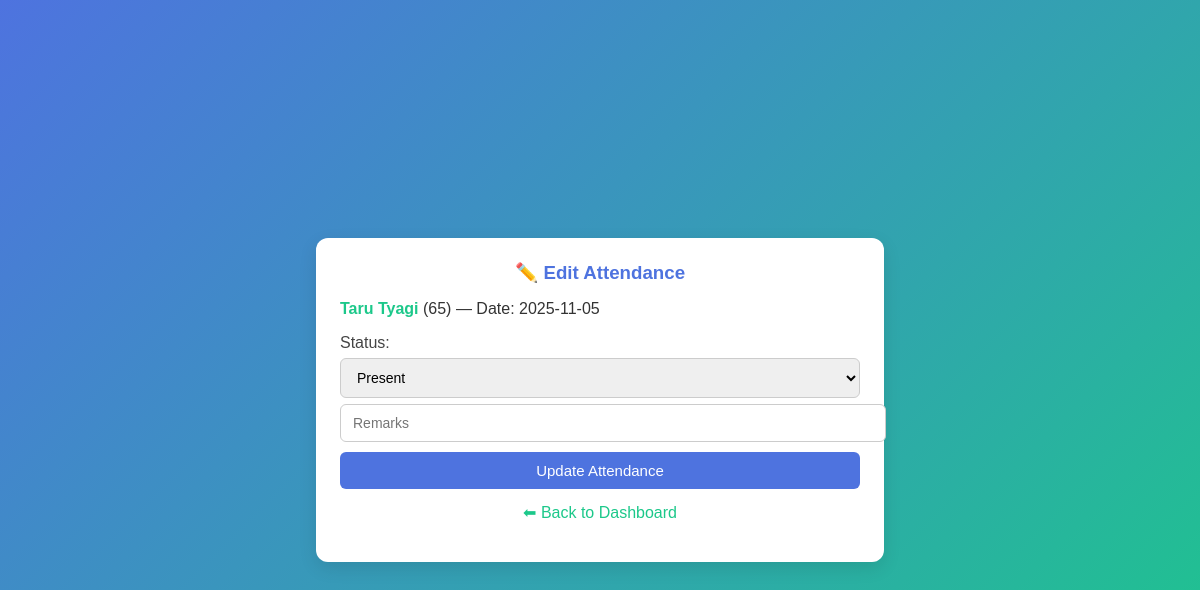
The page /edit_attendance/2 (signed in) on the database its author committed.
### tables this page shows
CREATE TABLE students (
        id INTEGER PRIMARY KEY AUTOINCREMENT,
        name TEXT NOT NULL,
        roll_no TEXT UNIQUE NOT NULL,
        course_id INTEGER,
        branch_id INTEGER,
        section_id INTEGER,
        FOREIGN KEY(course_id) REFERENCES courses(id),
        FOREIGN KEY(branch_id) REFERENCES branches(id),
        FOREIGN KEY(section_id) REFERENCES sections(id)
    );

CREATE TABLE attendance (
        id INTEGER PRIMARY KEY AUTOINCREMENT,
        student_id INTEGER NOT NULL,
        date TEXT NOT NULL,
        status TEXT CHECK(status IN ('Present','Absent','Late')) NOT NULL,
        remarks TEXT,
        FOREIGN KEY(student_id) REFERENCES students(id)
    );

### attendance.py (the view, shortened to what this page needs)
@attendance_bp.route("/edit_attendance/<int:att_id>", methods=["GET","POST"])
def edit_attendance(att_id):
    if not teacher_required():
        flash("Teacher login required.")
        return redirect(url_for("login"))
    conn = get_db_connection()
    att = conn.execute("""SELECT a.id, a.student_id, a.date, a.status, a.remarks, s.name, s.roll_no
                         FROM attendance a JOIN students s ON a.student_id = s.id WHERE a.id = ?""", (att_id,)).fetchone()
    if not att:
        conn.close()
        flash("Record not found.")
        return redirect(url_for("teacher.dashboard"))
    conn.close()
    return render_template("edit_attendance.html", att=att)

### __init__.py (called while the page is built)
def get_db_connection():
    conn = sqlite3.connect(DB_PATH)
    conn.row_factory = sqlite3.Row
    return conn

### attendance.py (called while the page is built)
def teacher_required():
    return session.get("user_id") and session.get("user_role") == "teacher"

### templates/edit_attendance.html (shortened to what this page needs)
<!doctype html>
<html>
<head>
</head>
<body>
  <div class="box">
    <h3>✏️ Edit Attendance</h3>
    <p><strong>{{ att.name }}</strong> ({{ att.roll_no }}) — Date: {{ att.date }}</p>
    <form method="post">
      <label>Status:
        <select name="status">
          <option value="Present" {% if att.status=='Present' %}selected{% endif %}>Present</option>
        </select>
      </label>
      <input name="remarks" value="{{ att.remarks }}" placeholder="Remarks">
      <button type="submit">Update Attendance</button>
    </form>
    <p class="back"><a href="{{ url_for('teacher.dashboard') }}">⬅ Back to Dashboard</a></p>
  </div>
</body>
</html>

### templates/edit_attendance.html (style rules this page uses)
body { font-family: "Poppins", Arial, sans-serif; background: linear-gradient(135deg, #4e73df, #1cc88a); margin: 0; padding: 0; display: flex; justify-content: center; align-items: center; height: 100vh; color: #333; }
.box { width: 520px; background: #ffffff; padding: 24px; border-radius: 12px; box-shadow: 0 6px 18px rgba(0, 0, 0, 0.1); }
h3 { margin-top: 0; color: #4e73df; text-align: center; margin-bottom: 16px; }
p strong { color: #1cc88a; }
form { margin-top: 10px; }
label { font-weight: 500; color: #444; }
select, input { width: 100%; padding: 10px 12px; border: 1px solid #ccc; border-radius: 6px; font-size: 14px; margin-top: 6px; transition: 0.3s; outline: none; }
button { width: 100%; padding: 10px; background: #4e73df; color: #fff; border: none; border-radius: 6px; font-size: 15px; cursor: pointer; margin-top: 10px; transition: background 0.3s; }
a { color: #1cc88a; text-decoration: none; font-weight: 500; }
.back { text-align: center; margin-top: 14px; }

### rows shown on the page
students: name "Taru Tyagi", roll_no "65"
attendance: date "2025-11-05", status "Present"
